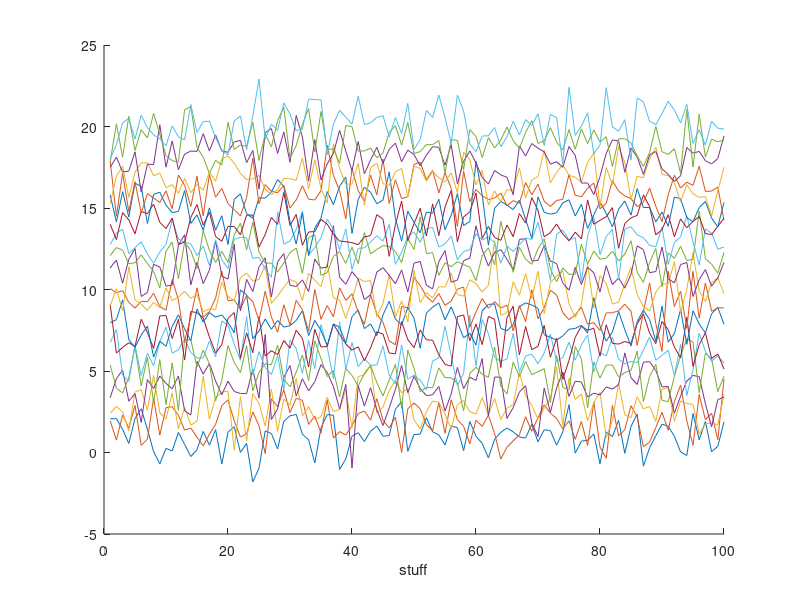
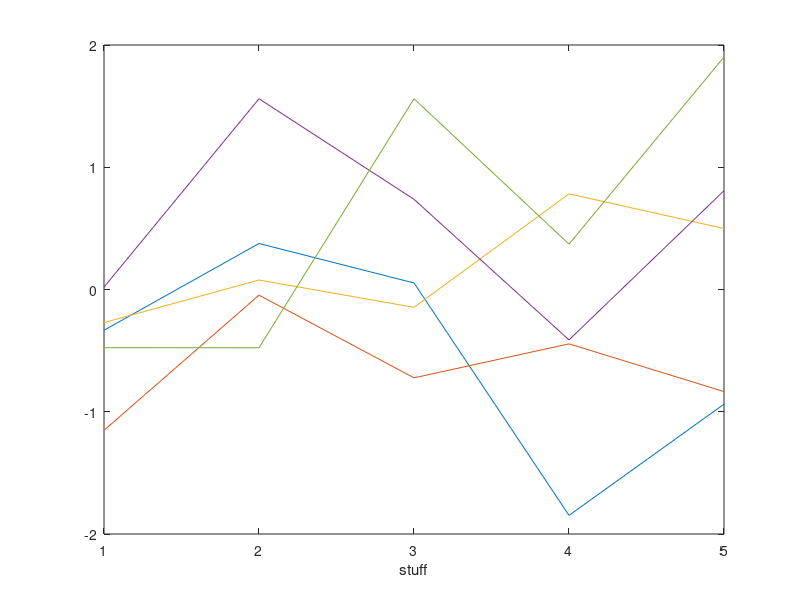
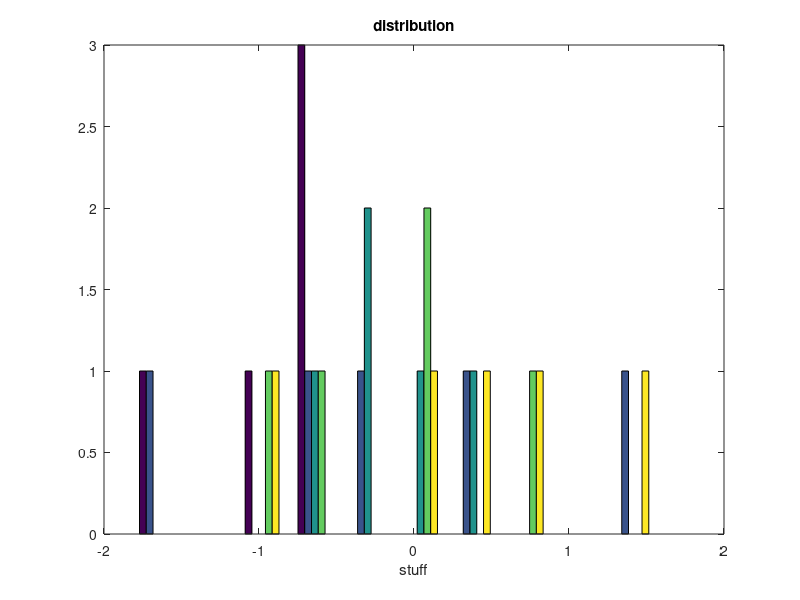

Reproduce these figures in MATLAB, in order. (Note: this script raises an error after producing the figures.)
% example of Report Generator

%create 3 figures
close all
figure
hold on
for i=1:20
    plot(randn(1, 100)+i)
end
xlabel('stuff')
set(gcf, 'pos', [225 1932  560 1000])
figure
plot(randn(5))
xlabel('stuff')
figure
hist(randn(5))
xlabel('stuff')
title('distribution')

% Import the base classes
import mlreportgen.report.*
import mlreportgen.dom.*

% Create a report object
rpt = Report('NMF','pdf');
% rpt = Report('NMF', 'html');

% Add a title page
% To customize additional title page properties, see mlreportgen.report.TitlePage.
tp = TitlePage;
tp.Title = 'some plots';
tp.Subtitle = 'various stuff';
tp.Author = 'Mike';
add(rpt,tp);

% Add default table of contents
add(rpt,TableOfContents);

for i=1:1
    % Add a section
    ch(i) = Section;
    ch(i).Title = sprintf('cell %d', i);
    para = Paragraph(sprintf('this is cell number %d', i)) ;
    add(ch(i),para)
    
    
    % Add a figure.
    % For more information on figures, see mlreportgen.report.Figure.
    % https://www.mathworks.com/help/rptgen/ug/mlreportgen.report.figure-class.html
    
    for j=1:3
        fig(j)=Figure(figure(j));
        figi(j) = Image(getSnapshotImage(fig(j),rpt));
        figi(j).Style = {ScaleToFit};
    end
    
    table=Table(2);
    %     table.TableEntriesStyle = {Width('3in'), Height('3in')};  % example with all cells set to 3x3 in
    table.Border = 'single';
    table.ColSep = 'single';
    table.RowSep = 'single';
    row = TableRow;
    te = TableEntry(figi(1));
    te.RowSpan = 2;
    te.ColSpan = 1;
    te.Style={Width('3in'), Height('6in')};
    append(row, te);
    te = TableEntry(figi(2));
    te.Style={Width('3in'), Height('3in')};
    
    append(row, te);
    append(table,row);
    row = TableRow;
    te = TableEntry(figi(3));
    te.Style={Width('3in'), Height('3in')};
    append(row, te);
    append(table,row);
    
    
    add(ch(i),table);
    add(rpt,ch(i))
    
end

% Close and run the report.

close(rpt)
rptview(rpt)



